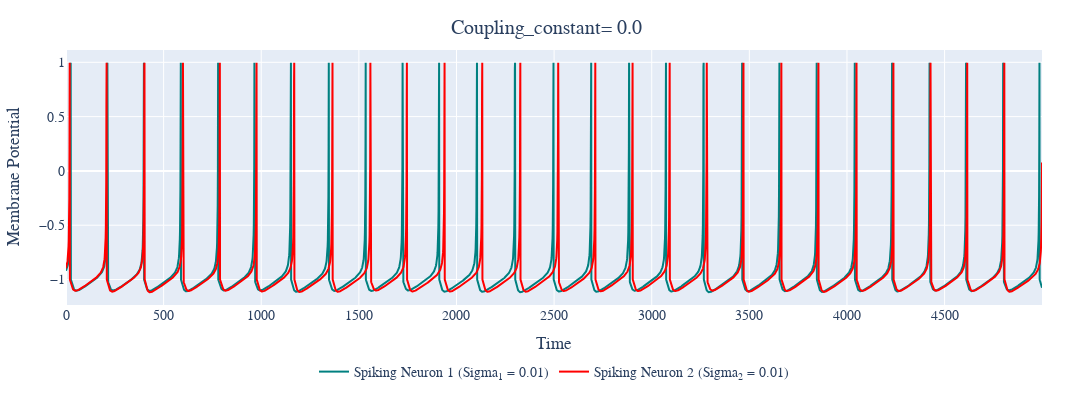
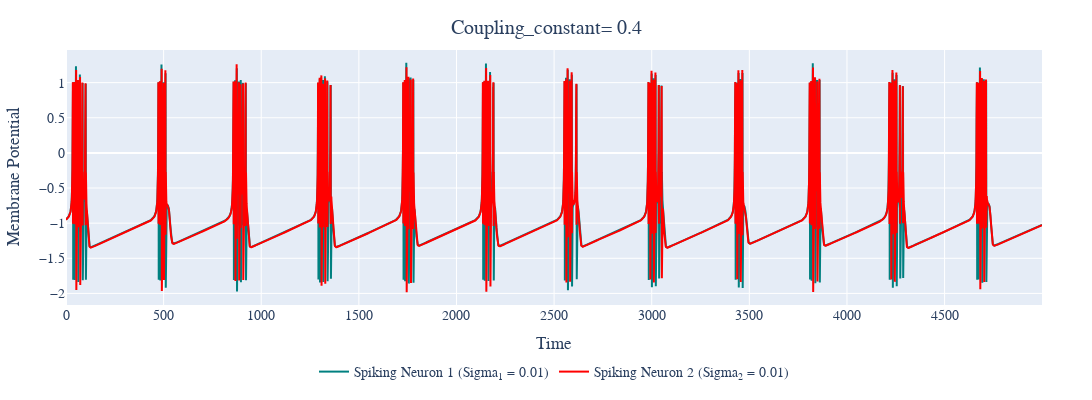

Notebook source saved alongside these figures, in order:
### Code cell
T = 20000
# time = np.arange(T)
mu = 0.001


#spiking
x1 = -1
y1 = -1
alpha1 = 4
# sigma1 = 0.01

#silent
x2 = -1
y2 = -3
alpha2 = 4 
# sigma2 = 0.01
l = 15000
u = T

time = np.arange(T-l)

# coupling_const = 0.1

def plot_rc(sigma1, sigma2, alpha1, alpha2, coupling_const):
    x1list, y1list, x2list, y2list = coupled_rulkov(x1, y1, x2, y2, mu, alpha1, sigma1, alpha2, sigma2, T, coupling_const) 


    # fig = go.Figure()

    # fig.add_trace(
    #     go.Scatter(x = time[l:u], y = x1list[l:u] , mode = 'lines', name = 'Membrane potential for Spiking Neuron')
    # )


    # fig.add_trace(
    #     go.Scatter(x=time[l:u], y=x2list[l:u], mode='lines', name ='Membrane Potential for Silent Neuron')
    # )

    
    fig = go.Figure()
    fig.add_trace(
        go.Scatter(x=time, y=x1list[l:u], mode='lines', name=(f"Spiking Neuron 1 (Sigma<sub>1</sub> = {sigma1})") , line = dict(color = "teal") )
    )

    fig.add_trace(
        go.Scatter(x=time, y=x2list[l:u], mode='lines', name=(f"Spiking Neuron 2 (Sigma<sub>2</sub> = {sigma2})") , line = dict(color = "red") )
        
    )

    # # Add the trace for x1 only
    # fig.add_trace(
    #     go.Scatter(x=time, y=x1list[l:u], mode='lines', name= 'Spiking Neuron' ,  line = dict(color = "teal") , showlegend=False  ),
    #     row=2, col=1
    # )

    #      # Add the trace for y1 only
    # fig.add_trace(
    #     go.Scatter(x=time[l:u], y=y1list[l:u], mode='lines', name='Spiking Neuron y',  line = dict(color = "darkorange") ),
    #     row=3, col=1
    # )

    # Add the trace for x2 only
    # fig.add_trace(
    #     go.Scatter(x=time, y=x2list[l:u], mode='lines', name='Silent Neuron ',  line = dict(color = "red") ,  showlegend=False   ),
    #     row=3, col=1
    # )
    

    #    # Add the trace for y2 only
    # fig.add_trace(
    #     go.Scatter(x=time[l:u], y=y2list[l:u], mode='lines', name='Silent Neuron y',  line = dict(color = "blue") ),
    #     row=5, col=1
    # )

    fig.update_layout(height=400, width=1300, xaxis_title='Time', yaxis_title='Membrane Potential',  font=dict(family='serif', size=14 ),title_font_family='serif', legend=dict(orientation="h", x=0.5, y=-0.2,xanchor="center", yanchor="top"),  title=dict(text=f"Coupling_constant= {coupling_const}  ", x=0.5, y=0.95),  margin=dict(t=50, b=50, l=50, r=50))
   
    # fig.update_yaxes(title_text='Membrane Potential', row=2, col=1)
    # # fig.update_yaxes(title_text='y-spiking', row=3, col=1)
    # fig.update_yaxes(title_text='Memnrane Potential', row=4, col=1)
    # fig.update_yaxes(title_text='y_silent', row=5, col=1)

    fig.show()


int = interact (plot_rc, sigma1=FloatText(value=0.01, description='Sigma 1', step=0.01), sigma2=FloatText(value=0.01, description='Sigma 2', step=0.01), alpha1=FloatText(value=4, description='Alpha 1:', step=0.1),  alpha2=FloatText(value=4, description='Alpha 2:', step=0.1), coupling_const=FloatText(value=0, description='Coupling Const:', step = 0.01 ))


display(int)

### Figure 1 — Plotly figure (JSON) as saved in the notebook; plotly's stock layout.template omitted (floating-point values rounded to 4 significant figures; data arrays with more than 128 entries replaced by an {"elided": "..."} marker saying what was removed)
{"data": [{"line": {"color": "teal"}, "mode": "lines", "name": "Spiking Neuron 1 (Sigma<sub>1</sub> = 0.01)", "type": "scatter", "x": {"elided": "5000 int values"}, "y": {"elided": "5000 float values"}}, {"line": {"color": "red"}, "mode": "lines", "name": "Spiking Neuron 2 (Sigma<sub>2</sub> = 0.01)", "type": "scatter", "x": {"elided": "5000 int values"}, "y": {"elided": "5000 float values"}}], "layout": {"font": {"family": "serif", "size": 14}, "height": 400, "legend": {"orientation": "h", "x": 0.5, "xanchor": "center", "y": -0.2, "yanchor": "top"}, "margin": {"b": 50, "l": 50, "r": 50, "t": 50}, "title": {"font": {"family": "serif"}, "text": "Coupling_constant= 0.0  ", "x": 0.5, "y": 0.95}, "width": 1300, "xaxis": {"title": {"text": "Time"}}, "yaxis": {"title": {"text": "Membrane Potential"}}}}

### Figure 2 — Plotly figure (JSON) as saved in the notebook; plotly's stock layout.template omitted (floating-point values rounded to 4 significant figures; data arrays with more than 128 entries replaced by an {"elided": "..."} marker saying what was removed)
{"data": [{"line": {"color": "teal"}, "mode": "lines", "name": "Spiking Neuron 1 (Sigma<sub>1</sub> = 0.01)", "type": "scatter", "x": {"elided": "5000 int values"}, "y": {"elided": "5000 float values"}}, {"line": {"color": "red"}, "mode": "lines", "name": "Spiking Neuron 2 (Sigma<sub>2</sub> = 0.01)", "type": "scatter", "x": {"elided": "5000 int values"}, "y": {"elided": "5000 float values"}}], "layout": {"font": {"family": "serif", "size": 14}, "height": 400, "legend": {"orientation": "h", "x": 0.5, "xanchor": "center", "y": -0.2, "yanchor": "top"}, "margin": {"b": 50, "l": 50, "r": 50, "t": 50}, "title": {"font": {"family": "serif"}, "text": "Coupling_constant= 0.4  ", "x": 0.5, "y": 0.95}, "width": 1300, "xaxis": {"title": {"text": "Time"}}, "yaxis": {"title": {"text": "Membrane Potential"}}}}
